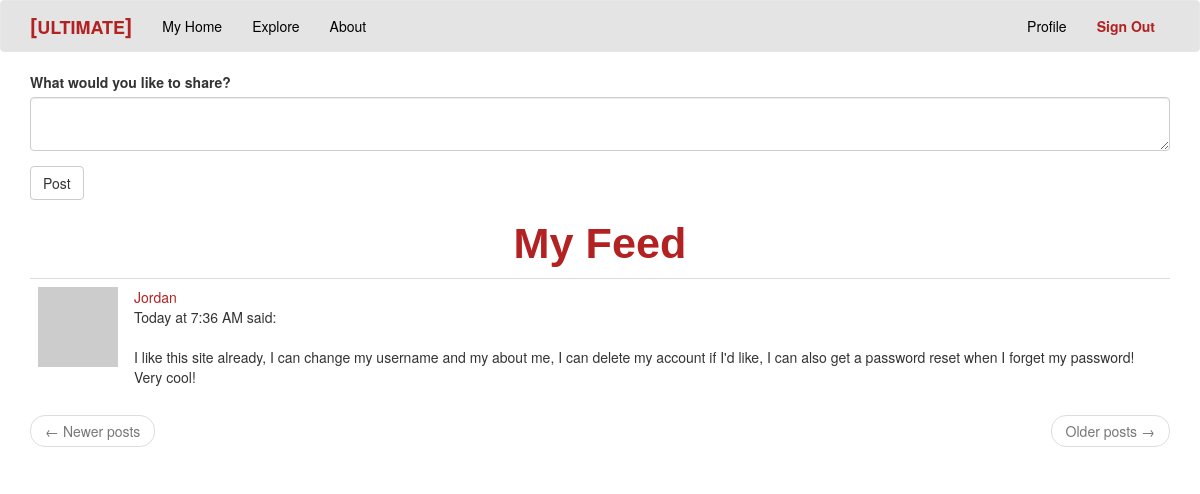
The page /index (signed in) on the database its author committed.
### app/models.py (models this page shows, shortened)
class Post(db.Model): #database model for Posts
  id = db.Column(db.Integer, primary_key = True)
  body = db.Column(db.String(140), index = True)
  timestamp =db.Column(db.DateTime, index=True, default=datetime.utcnow)
  user_id = db.Column(db.Integer, db.ForeignKey('user.id')) #user.id is a foreign key that connects the Post table with the User table

class User(UserMixin, db.Model): #database model for Users
  id = db.Column(db.Integer, primary_key=True)
  username = db.Column(db.String(64), index=True, unique=True)
  email = db.Column(db.String(120), index=True, unique=True)
  password_hash = db.Column(db.String(128))
  posts = db.relationship('Post', backref='author', lazy='dynamic')
  about_me = db.Column(db.String(140))
  last_seen = db.Column(db.DateTime, default=datetime.utcnow)
  followed = db.relationship(
    'User', secondary = followers,
    primaryjoin=(followers.c.follower_id == id),
    secondaryjoin=(followers.c.followed_id==id),
    backref=db.backref('followers', lazy = 'dynamic'), lazy='dynamic' )
  def avatar(self, size): #method that handles avatar loading
    digest = md5(self.email.lower().encode('utf-8')).hexdigest() #ecodes user's lowercase email into bits so it is understandable to hex
    return 'https://www.gravatar.com/avatar/{}?d=identicon&s={}'.format(digest, size) #returns avatar image link for 'self' user
  def followed_posts(self): #returns the posts by the current user and the users he/she follows ONLY ordered newest to oldest
    followed = Post.query.join(followers, (followers.c.followed_id == Post.user_id)).filter(followers.c.follower_id == self.id)
    own = Post.query.filter_by(user_id=self.id)
    return followed.union(own).order_by(Post.timestamp.desc()) #union combines the 'followed' posts query results and the current user's 'own' posts query results and returns all of the posts in order newest to oldest

### app/main/routes.py (the view, shortened to what this page needs)
@bp.route("/", methods=['GET', 'POST'])  # decorator
@bp.route("/index", methods=['GET', 'POST'])  # decorator
@login_required
def index():  # view function
    form = PostForm()
    page = request.args.get("page", 1, type=int) #'page' is set to the first page of posts using the request.args.get method. "page" is an identifier used in the link, "1" is the page number, and we know 1 is an int but we declare in with type=int
    posts = current_user.followed_posts().paginate(page, current_app.config['POSTS_PER_PAGE'], False) #gets the posts from users followed pages, .paginate is used to retrieve only the disired page of post results
    next_url = url_for('main.index', page = posts.next_num) \
        if posts.has_next else None  #next_url is assigned the link to the next page, if no next page available, link is not shown
    prev_url = url_for("main.index", page = posts.prev_num) \
        if posts.has_prev else None  #prev_url is assigned the link to the prev page, if no previous page available, link is not shown
    return render_template("index.html", title=_("Home Page"), form=form, posts=posts.items, next_url=next_url, prev_url=prev_url) #render_template renders code in html. #colored 'posts' contains all the user's posts, 'posts' can be accessed by 'index.html' to print data to the page usually using the "." operator

### app/main/forms.py
class PostForm(FlaskForm): #form used for blog posts
  post = TextAreaField(_l('What would you like to share?'), validators=[DataRequired(), Length(min=1, max=240)])
  submit = SubmitField(_l('Post'))

### app/main/routes.py (called while the page is built)
@bp.before_app_request #decorator
def before_request(): #before the user accesses any page in our server we implicitly log the time in which they accessed it
    if current_user.is_authenticated: #checks if user is logged in (must be a registered user) if so...
        current_user.last_seen = datetime.utcnow() #we set the current time data we have for the user, to the updated time
        db.session.commit() #save the data in our database
    g.locale = str(get_locale())

### app/models.py (called while the page is built)
@login.user_loader #decorator registers function with Flask-Login
def load_user(id):
  return User.query.get(int(id))

### app/templates/index.html
{% extends "base.html" %}
{% import 'bootstrap/wtf.html' as wtf %}
{% block app_content %}
{% if form %}
{{ wtf.quick_form(form) }}
<h1 style="text-align: center; color: firebrick; font-family: 'Franklin Gothic Medium', 'Arial Narrow', Arial, sans-serif;"><b><big>{{ _('My Feed') }}</big></b></h1>
{% else %}
<h1 style="text-align: center; color: firebrick; font-family: 'Franklin Gothic Medium', 'Arial Narrow', Arial, sans-serif;"><b><big>{{ _('#Explore Ultimate') }}</big></b></h1>
<p style="color: grey;">{{ _("See all user's posts below") }}</p>
{% endif %}
{% for post in posts %}
{% include '_post.html' %}
{% endfor %}
<nav aria-label="...">
 <ul class="pager">
  <li class="previous{% if not prev_url %} disabled{% endif %}">
   <a href="{{ prev_url or '#' }}">
    <span aria-hidden="true">&larr;</span> {{ _('Newer posts') }}
   </a>
  </li>
  <li class="next{% if not next_url %} disabled{% endif %}">
   <a href="{{ next_url or '#' }}">
    {{ _('Older posts') }} <span aria-hidden="true">&rarr;</span>
   </a>
  </li>
 </ul>
</nav>
{% endblock %}

### app/templates/_post.html
  {% if post.author %}
<table class="table table-hover">
 <tr>
  <td width="70px">
  <a href="{{ url_for('main.user', username=post.author.username) }}">
    <img src="{{ post.author.avatar(70) }}" />
   </a>
  </td>
  <td>
   <a style="color: firebrick;" href="{{ url_for('main.user', username=post.author.username) }}">
    {{ post.author.username }}
   </a>
   <br>
    {{ moment(post.timestamp).calendar() }}   {{_('said')}}:<br>
   <br>
    {{ post.body }}
{% endif %}
  </td>
 </tr>
</table>

### rows shown on the page
Post: author.username "Jordan", timestamp "Today at 7:36 AM", body "I like this site already, I can change my username and my about me, I can delete my account if I'd like, I can also get a password reset when I forget my password! Very cool!"
